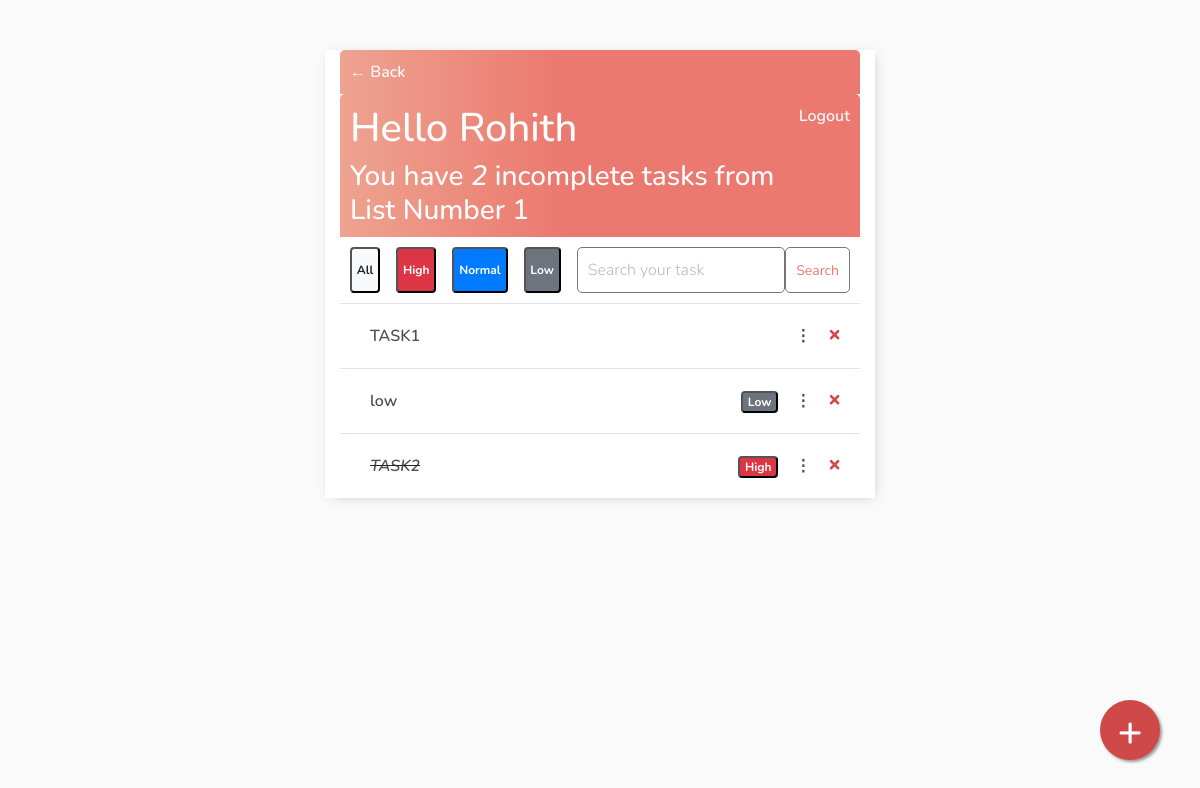
The app's page /lists/10/tasks/ (signed in), older data.
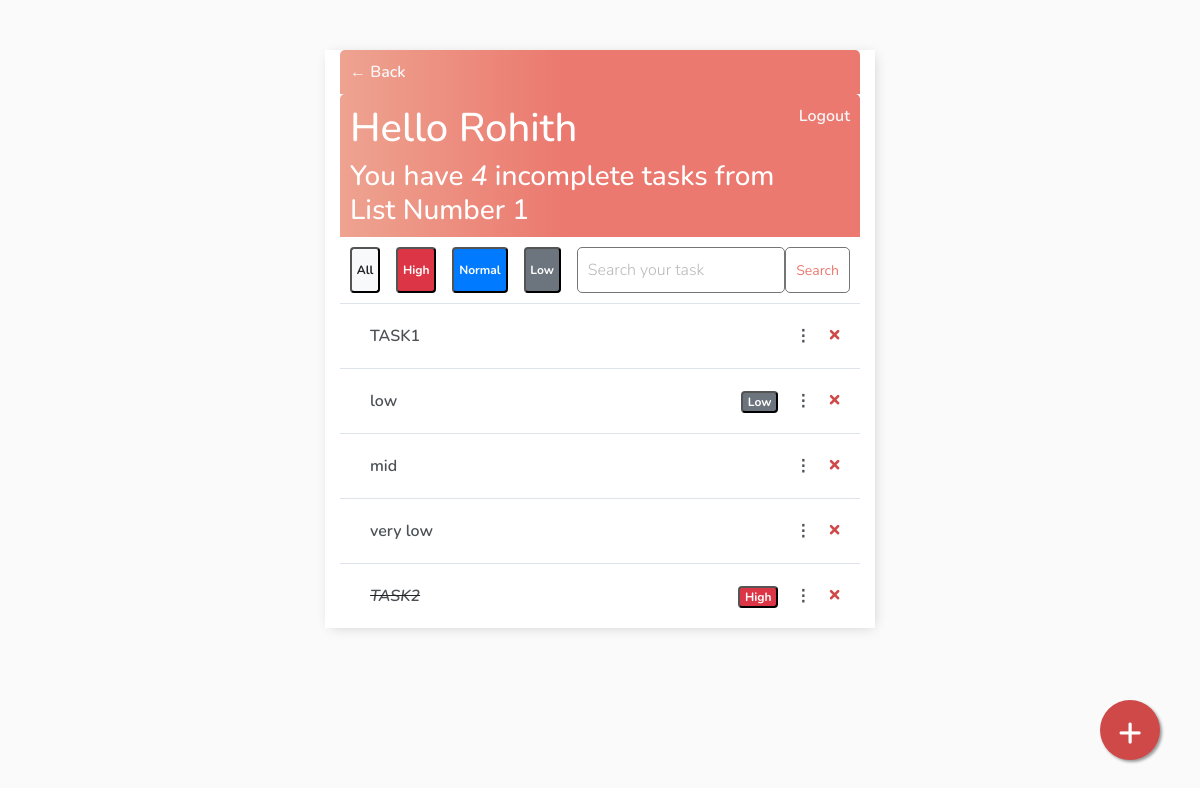
The same page, newer data.
### base/models.py (models this page shows)
class AbstractModel(models.Model):
    created_on = models.DateTimeField(auto_now_add=True)
    deleted_on = models.DateTimeField(null=True, blank=True)
    updated_on = models.DateTimeField(auto_now=True)
    created_by = models.ForeignKey(User, on_delete=models.CASCADE, null=True, blank=True, related_name='%(class)s_requests_created')
    updated_by = models.ForeignKey(User, on_delete=models.CASCADE, null=True, blank=True, related_name='%(class)s_requests_updated')
    deleted_by = models.ForeignKey(User, on_delete=models.CASCADE, null=True, blank=True, related_name='%(class)s_requests_deleted')
    class Meta:
        abstract = True

class Task(AbstractModel):
    title = models.CharField(max_length=200)
    description = models.TextField(default='', blank=True)
    complete = models.BooleanField(default=False)
    Priority = models.CharField(max_length=9, choices=Priority_CHOICES, default='Normal')
    listno = models.ForeignKey(List, on_delete=models.CASCADE, null=True, blank=True)
    def __str__(self):
        return self.title
    class Meta:
        ordering = ['complete']

### base/views/TaskList.py (the view)
# urls.py: path('<int:listid>/tasks/', TaskList.as_view(), name='tasks'),
class TaskList(LoginRequiredMixin, ListView):
    model = Task
    context_object_name = 'tasks'
    def get_context_data(self, **kwargs):
        context = super().get_context_data(**kwargs)
        context['tasks'] = context['tasks'].filter(created_by=self.request.user, listno=self.kwargs['listid'])
        context['count'] = context['tasks'].filter(complete=False).count()
        context['list'] = List.objects.get(id=self.kwargs['listid'])
        context['listname'] = List.objects.get(id=self.kwargs['listid'])
        search_input = self.request.GET.get('search-area') or ''
        if search_input:
            context['tasks'] = context['tasks'].filter(title__startswith=search_input)
        context['search_input'] = search_input
        search_input_Priority = self.request.GET.get('search-area-Priority') or ''
        if search_input_Priority:
            context['tasks'] = context['tasks'].filter(Priority__startswith=search_input_Priority)
        context['search_input_Priority'] = search_input_Priority
        return context

### base/models.py (called while the page is built)
    def __str__(self):
        return self.title

### base/templates/base/task_list.html
{% extends 'base/main.html' %}
{% block content %}
<div class="header-bar">
    <a href="{% url 'lists' %}">&#8592; Back</a>
</div>
<div class="header-bar">
    <div>
        <h1> Hello {{request.user|title}} </h1>
        <h3 style="margin:0">You have <i>{{count}} </i> incomplete tasks from {{listname}}</h3>
    </div>
    {% if request.user.is_authenticated %}
    <a href="{% url 'logout' %}">Logout</a>
    {% else %}
    <a href="{% url 'login' %}">Login</a>
    {% endif %}
</div>
<div id="search-add-wrapper">
    <form method="GET" style="display: flex;">
        <button class="badge badge-light" name="search-area-Priority" value="" style='margin-right:16px'> All</button>
        <button class="badge badge-danger" name="search-area-Priority" value="High" style='margin-right:16px'> High</button>
        <button class="badge badge-primary" name="search-area-Priority" value="Normal" style='margin-right:16px'> Normal</button>
        <button class="badge badge-secondary" name="search-area-Priority" value="Low" style='margin-right:16px'> Low</button>
        <input type='text' name='search-area' placeholder="Search your task" value="{{search_input}}">
        <input class="button" type="submit" value='Search'>
    </form>
    {% if tasks|length > 0 %}
    <a id="add-link" href="{% url 'task-create' list.id %}" style="text-decoration: none;"> &#x2b;</a>
    {% endif %}
</div>
<div id="tasklist" class="task-items-wrapper">
    {% for task in tasks %}
        {% if task.id  %}
        <div class="task-wrapper" data-position="{{task.pk}}">
            <div class="task-title">
                {% if task.complete %}
                <i><s><a title="{{task.description}}" href="{% url 'task-update' listid=list.id pk=task.id %}">{{task}}</a></s></i>
                {% else %}
                <a title="{{task.description}}" href="{% url 'task-update' listid=list.id pk=task.id %}">{{task}}</a>
                {% endif %}
            </div>
            <div class="task-controls">
                {% if task.Priority == "High"  %}
                <button class="badge badge-danger">{{task.Priority}}</button>
                {% elif task.Priority == "Normal"  %}
                <button class="badge badge-primary">{{task.Priority}}</button>
                {% elif task.Priority == "Low"  %}
                <button class="badge badge-secondary">{{task.Priority}}</button>
                {% endif %}
                <a href="{% url 'task-update' listid=list.id pk=task.id %}" style="text-decoration: none;">&nbsp;&nbsp;&nbsp;&#x22EE;&nbsp;&nbsp;&nbsp;</a>
                <a class="delete-link" href="{% url 'task-delete' listid=list.id pk=task.id %}">&#215;&nbsp;&nbsp;&nbsp;</a>
            </div>
        </div>
        {% endif %}
        {% empty %}
        <div style="text-align: center; padding-bottom: 10px; line-height: 1em;">
            <h3>No new tasks are created.</h3>
            <h3>Create a <a style="text-decoration: none; color: #e53935;" href="{% url 'task-create' list.id %}"> New task</a> ! </h3>
        </div>
    {% endfor %}
</div>
{% endblock content%}

Row changes from the older to the newer data that the page shows:
added Task: title "mid"
added Task: title "very low"
Text that changed along with them:
{{ count }}: "2" → "4"
